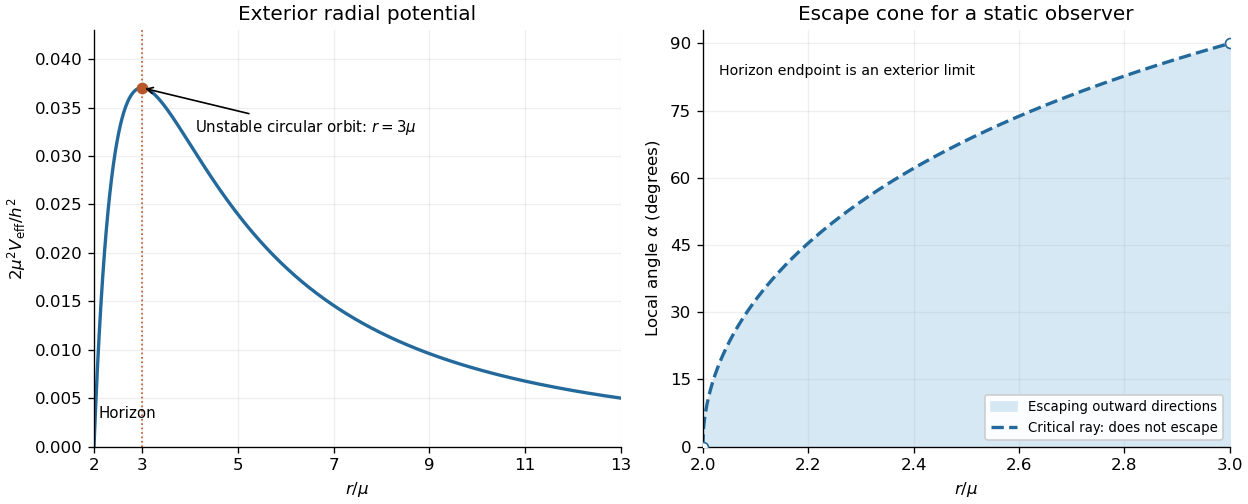

The script that drew this image:
"""Plot dimensionless Schwarzschild photon results; output PNG to cwd."""
from pathlib import Path

import matplotlib
matplotlib.use('Agg')
import matplotlib.pyplot as plt
import numpy as np


def main():
    fig, axes = plt.subplots(1, 2, figsize=(10.4, 4.2), facecolor='white', layout='constrained')
    x = np.linspace(2, 13, 900)
    potential = (1 - 2 / x) / x**2
    ax = axes[0]
    ax.plot(x, potential, color='#24699b', lw=2)
    ax.plot(3, 1 / 27, 'o', color='#b95629')
    ax.axvline(3, color='#b95629', ls=':', lw=1)
    ax.annotate(r'Unstable circular orbit: $r=3\mu$', xy=(3, 1 / 27),
                xytext=(4.1, 0.0325), arrowprops={'arrowstyle': '->'}, fontsize=9)
    ax.set(xlabel=r'$r/\mu$', ylabel=r'$2\mu^2V_{\rm eff}/h^2$',
           xlim=(2, 13), ylim=(0, .043), title='Exterior radial potential')
    ax.text(2.1, .003, 'Horizon', fontsize=9)
    ax.set_xticks([2, 3, 5, 7, 9, 11, 13])

    x = np.linspace(2, 3, 600)
    half_angle = np.rad2deg(np.arcsin(np.clip(3 * np.sqrt(3) / x * np.sqrt(1 - 2 / x), 0, 1)))
    ax = axes[1]
    ax.fill_between(x, 0, half_angle, color='#d5e8f4', label='Escaping outward directions')
    ax.plot(x, half_angle, '--', color='#24699b', lw=2, label='Critical ray: does not escape')
    ax.scatter([2, 3], [0, 90], facecolors='white', edgecolors='#24699b', zorder=5)
    ax.set(xlabel=r'$r/\mu$', ylabel=r'Local angle $\alpha$ (degrees)',
           xlim=(2, 3), ylim=(0, 93), title='Escape cone for a static observer')
    ax.set_yticks([0, 15, 30, 45, 60, 75, 90])
    ax.text(2.03, 83, 'Horizon endpoint is an exterior limit', fontsize=8.5)
    ax.legend(loc='lower right', fontsize=8, framealpha=0.95)
    for ax in axes:
        ax.set_facecolor('white')
        ax.spines[['top', 'right']].set_visible(False)
        ax.grid(alpha=.2)
    fig.savefig(Path.cwd() / Path(__file__).with_suffix('.png').name,
                dpi=120, facecolor='white', transparent=False)
    plt.close(fig)


if __name__ == '__main__':
    main()
